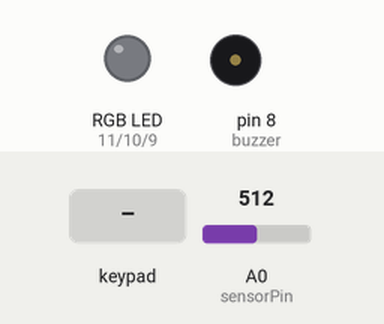
Simulated run of this sketch. Board: Arduino Uno, built with avr-gcc and run on an emulated ATmega328P. Shown: an RGB LED mixed from three pins (HIGH = lit), buzzer (waves = sounding). Dashed ring = blinking. The test bench sets the inputs (shaded band); at power-on: A0 (sensorPin) = 512. Dim RGB values are drawn brighter than linear; what the sketch prints to the serial monitor is not drawn.

Above: at 5.2 s.
5.3 s: key '1' pressed
At 6.0 s:
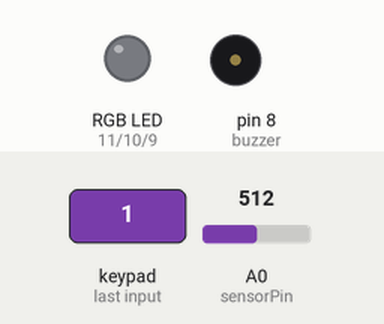
6.9 s: keypad keys 0 0 0 0 pressed 0.4 s apart
At 7.4 s:
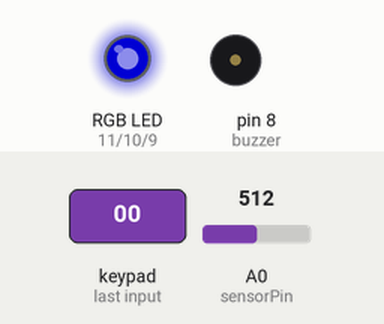
10.0 s: keypad keys 0 0 0 0 # pressed 0.4 s apart
At 11.2 s:
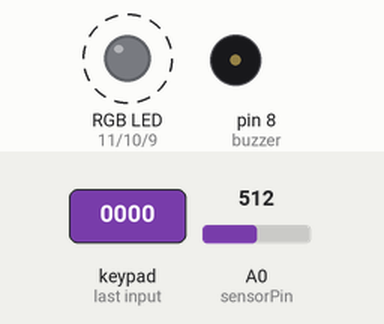
13.5 s: key 'B' pressed
At 14.0 s:
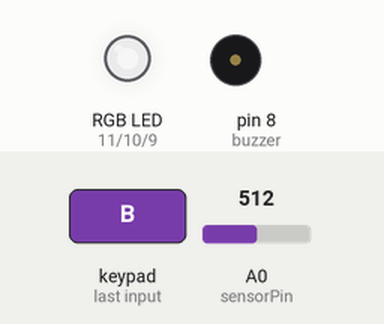
15.0 s: key '2' pressed
At 16.1 s:
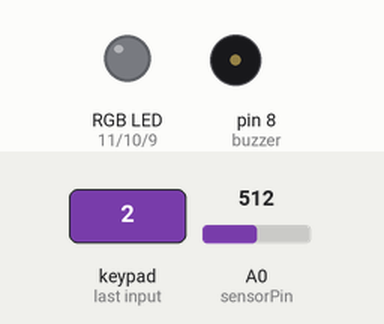
16.5 s: key 'A' pressed
At 16.67 s:
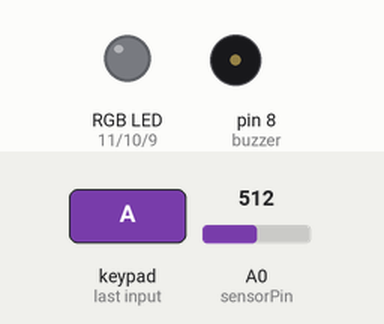
Timing chart, 0 to 20.5 s (numbered marks = the images above; inputs shaded):
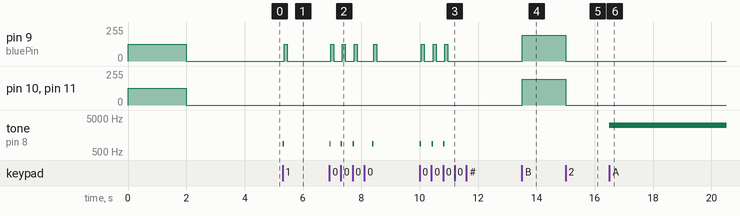

The sketch:

Day_15.ino
```cpp
#include <Key.h>
#include <Keypad.h>

//light sensor range is 0 - 671
int sensorPin = A0; //select the *analog zero* input pin for probing the photoresistor
int senMax = 680; //maximum light value received by the sensor
int buzzer = 8;  //sound output pin
int redPin = 11;   //  PWM color output pins
int greenPin = 10;
int bluePin = 9;

const byte ROWS = 4;
const byte COLS = 4;
const byte PassLength = 4;  // passwords will be 4 characters long
char currentPassword[PassLength] = {'0','0','0','0'}; // default before setting

char buttons[ROWS][COLS] = {
  {'1', '2', '3', 'A'},  // 1st row
  {'4', '5', '6', 'B'},  // 2nd row
  {'7', '8', '9', 'C'},  // 3rd row
  {'*', '0', '#', 'D'}   // 4th row
};

char result;
byte rowPins[ROWS] = {5, 4, 3, 2};
byte colPins[COLS] = {6, 7, 12, 13};  // reassigned two of the column pins

Keypad securityPad = Keypad(makeKeymap(buttons), rowPins, colPins, ROWS, COLS);


//  custom function to process a login attempt *******************************

int unlockMode(){
    char result ;
    bool correctPass = true;

    RGB_color(0, 0, 0); // turn LED OFF
    //Serial.println("Unlock Mode: Type Password to continue");
    delay(500);

    for(int i = 0; i < PassLength; i++) {
       while(!(result = securityPad.getKey())) {
         // wait indefinitely for keypad input of any kind
       }
       if(currentPassword[i] != result){     // a wrong key was pressed
          correctPass = false;
       }
       Serial.print("*");  // print a phantom character for a successful keystroke
       playInput();
       RGB_color(0, 0, 125); // flash LED blue
       delay(100);
       RGB_color(0, 0, 0);
    }  //  done after 4 characters are accepted

    if (correctPass){
      Serial.println("");
      Serial.println("Device Successfully Unlocked!");
      // playSuccess();
      return 0;           //  0 means succeeded
    }
    else {
      Serial.println("");
      Serial.println("WRONG PASSWORD");
      //Serial.println(result);
      // playError();
      return -1;                    //  -1 means failed -- return immediately
    }

}

//  custom functions to give audio feedback *******************************

void playSuccess() {
  RGB_color(0, 125, 0); // LED to GREEN
  tone(buzzer, 1000, 200);
  delay(200);
  tone(buzzer, 2700, 1000);
  delay(1000);
  noTone(buzzer);
  delay(1000);
  RGB_color(0, 0, 0);
}

void playError() {
  RGB_color(255, 0, 0); // LED to RED
  tone(buzzer, 147, 1000);
  delay(1000);
  noTone(buzzer);
  delay(1000);
  RGB_color(0, 0, 0);
}

void playInput() {
  tone(buzzer, 880, 200);
  delay(50);
  noTone(buzzer);
}

//  custom function to light the LED *******************************

void RGB_color(int red_value, int green_value, int blue_value)
{
  analogWrite(redPin, red_value);
  analogWrite(greenPin, green_value);
  analogWrite(bluePin, blue_value);
}

//  ************************************************************************

void setup() {
  pinMode(redPin, OUTPUT);  // designate pins for PWM LED output
  pinMode(greenPin, OUTPUT);
  pinMode(bluePin, OUTPUT);

  RGB_color(125, 125, 125);  //set LED to white on startup...
  delay(2000);
  RGB_color(0, 0, 0);  //... and off again

  Serial.begin(9600); // Begin monitoring via the serial monitor
  delay(2000);
  // Serial.println("Enter password to access the system:");
  // Serial.println("Press * to set a new password.");
  // Serial.println("Press # to access the system with the existing one.");
}

void showMenu(){
  Serial.println("Enter an option:");
  Serial.println("A: Light In Controls Sound Pitch");
  Serial.println("B: Light In Controls Light Out");
  Serial.println("C: Change Password");
  Serial.println("9: Exit");
}
void passwordChange() {
    for(int i = 0; i < PassLength; i++) {
    while(!(result = securityPad.getKey())) {
    // wait indefinitely for keypad input of any kind
    }

    currentPassword[i] = result;
    Serial.print("*");    // print a phantom character for a successful keystroke
    playInput();
    RGB_color(0, 0, 125); // flash LED blue
    delay(100);
    RGB_color(0, 0, 0);
  }   //  done after 4 characters are accepted

  Serial.println("");
  Serial.println("Password Successfully Changed!");
  RGB_color(0, 125, 0); // LED to GREEN
  delay(2000);
  RGB_color(0, 0, 0);

}

void menuOptA(){
  int sensorValue = 0;
  int buzzTone = 100;
  float senPercent = 0.0;
  Serial.println("Press any key to return to menu.");
  while(!(result = securityPad.getKey())) {
    // run photo sound operation until a key is pressed
    sensorValue = analogRead(sensorPin);
    senPercent = (float)sensorValue / (float)senMax;
    buzzTone = int(senPercent * 4000);
    // Serial.print("Sensor: ");
    // Serial.print(sensorValue);
    // Serial.print("  Tone: ");
    // Serial.print(buzzTone);
    // Serial.print("  Should be: ");
    // Serial.println(senPercent);
    tone(buzzer, buzzTone, 100);
    delay(10);
    noTone(buzzer);
    delay(10);
  }
  return;
}

void menuOptB(){
  int sensorValue = 0;
  int lightLevel = 0;
  float senPercent = 0.0;
  int redLevel;
  int greenLevel;
  int blueLevel;
  Serial.println("Press any key to return to menu.");
  while(!(result = securityPad.getKey())) {
    // run photo sound operation until a key is pressed
    sensorValue = analogRead(sensorPin);
    senPercent = (float)sensorValue / (float)senMax;
    lightLevel = int(senPercent * 255);

    //Test variables
    // Serial.print("Sensor: ");
    // Serial.print(sensorValue);
    // Serial.print("  Tone: ");
    // Serial.print(lightLevel);
    // Serial.print("  Should be: ");
    // Serial.println(senPercent);

    //Option 1: increasing red for the first third, green for the middle, blue for the last
    // if(lightLevel < 33){
    //   redLevel = ((float)lightLevel / 32.0) * 100;
    //   RGB_color(redLevel, 0, 0);
    // }
    // if(lightLevel >= 33 && lightLevel < 66){
    //   greenLevel = (((float)lightLevel - 32.0) / 33.0) * 100;
    //   RGB_color(0, greenLevel, 0);
    // }
    // if(lightLevel >= 66){
    //   blueLevel = (((float)lightLevel - 65.0) / 35.0) * 100;
    //   RGB_color(0, 0, blueLevel);
    // }

    //Option 2: all white light
    RGB_color(lightLevel, lightLevel, lightLevel);

  }
  RGB_color(0,0,0);
  return;
}

void loop() {
  Serial.println("Enter password to access the system:");
  int access = unlockMode();

  if (access >= 0){
    //Serial.println("You have entered the menu");
    showMenu();
  }

  while (access >= 0) {           // enter menu mode
    //result = securityPad.getKey();
    //Serial.println("In the menu loop");
    while(!(result = securityPad.getKey())) {
         // wait indefinitely for keypad input of any kind
       }
    //Serial.println(result);
    if (result == 'A'){
      //Serial.println("This is option A.");
      menuOptA();
      showMenu();
    }
    if (result == 'B'){
      //Serial.println("This is option B");
      menuOptB();
      showMenu();
    }
    if (result == 'C'){
      Serial.println("Enter the new password:");
      passwordChange();
      showMenu();
    }
    if (result == '9'){
      access = -1;
      Serial.println("Exiting the system");
    }
  }
}
 
```

Measured:
- after the input at 5.3 s, pin 9 (bluePin): 0/255 → 125/255 after 0.06 s, → 0/255 0.10 s later; tone on pin 8 (buzzer): silent → 880 Hz at once, → silent 0.05 s later
- after the input at 6.9 s, pin 9 (bluePin): 0/255 → 125/255 after 0.06 s, → 0/255 0.10 s later, → 125/255 0.29 s later, → 0/255 0.10 s later, … (8 changes in this stretch); tone on pin 8 (buzzer): plays 880 Hz for 0.05 s, 880 Hz for 0.05 s, 880 Hz for 0.05 s, 880 Hz for 0.05 s, starting at once
- after the input at 10.0 s, pin 9 (bluePin): alternates 125/255 for 0.10 s and 0/255 for 0.30 s, 6 changes in all, then stays 0/255, starting after 0.06 s; tone on pin 8 (buzzer): alternates 880 Hz for 0.05 s and silent for 0.35 s, 6 changes in all, then stays silent, starting at once
- after the input at 13.5 s, pin 9 (bluePin), pin 10 (greenPin), pin 11 (redPin): 0/255 → 192/255 at once
- after the input at 15.0 s, pin 9 (bluePin), pin 10 (greenPin), pin 11 (redPin): 192/255 → 0/255 at once
- after the input at 16.5 s, tone on pin 8 (buzzer): alternates 3011 Hz for 0.01 s and silent for 0.01 s, starting at once
